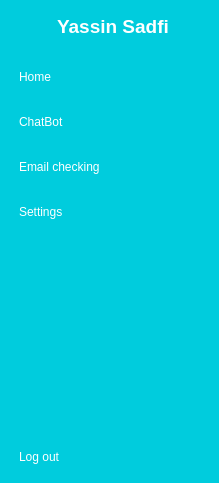
    <widget class="QWidget" name="icon_name" native="true">
     <property name="styleSheet">
      <string notr="true">QWidget{
background-color:#00CCDD;
	color: rgb(255, 255, 255);
}
QPushButton{
	color:white;
	text-align:left;
	height: 30px;
border:none;
padding-left:10px;

border-top-left-radius:10px;
border-bottom-left-radius:10px;

}
QPushButton:checked{
	
	background-color: rgb(245, 250, 254);	
	color: rgb(31, 149, 239);
	font-weight:bold;

}

</string>
     </property>
     <layout class="QVBoxLayout" name="verticalLayout_4">
      <property name="spacing">
       <number>6</number>
      </property>
      <property name="leftMargin">
       <number>9</number>
      </property>
      <property name="rightMargin">
       <number>0</number>
      </property>
      <item>
       <layout class="QHBoxLayout" name="horizontalLayout_2">
        <property name="rightMargin">
         <number>50</number>
        </property>
        <item>
         <widget class="QPushButton" name="pushButton_3">
          <property name="enabled">
           <bool>true</bool>
          </property>
          <property name="text">
           <string/>
          </property>
          <property name="icon">
           <iconset theme="applications-office" resource="imagez.qrc">
            <normaloff>:/iamgez/profile2_0_1.png</normaloff>:/iamgez/profile2_0_1.png</iconset>
          </property>
          <property name="iconSize">
           <size>
            <width>40</width>
            <height>30</height>
           </size>
          </property>
         </widget>
        </item>
        <item>
         <widget class="QLabel" name="label_3">
          <property name="font">
           <font>
            <pointsize>14</pointsize>
            <bold>true</bold>
           </font>
          </property>
          <property name="styleSheet">
           <string notr="true"/>
          </property>
          <property name="text">
           <string>Yassin Sadfi</string>
          </property>
         </widget>
        </item>
       </layout>
      </item>
      <item>
       <layout class="QVBoxLayout" name="verticalLayout_2" stretch="0,0,0,0,0,0">
        <property name="spacing">
         <number>15</number>
        </property>
        <property name="leftMargin">
         <number>0</number>
        </property>
        <property name="topMargin">
         <number>15</number>
        </property>
        <property name="rightMargin">
         <number>0</number>
        </property>
        <item>
         <widget class="QPushButton" name="homeBtn">
          <property name="text">
           <string>Home</string>
          </property>
          <property name="icon">
           <iconset resource="imagez.qrc">
            <normaloff>:/iamgez/dashboard_white.png</normaloff>
            <normalon>:/iamgez/dashboard.png</normalon>:/iamgez/dashboard_white.png</iconset>
          </property>
          <property name="checkable">
           <bool>true</bool>
          </property>
          <property name="autoExclusive">
           <bool>true</bool>
          </property>
         </widget>
        </item>
        <item>
         <widget class="QPushButton" name="chatBtn">
          <property name="text">
           <string>ChatBot</string>
          </property>
          <property name="icon">
           <iconset resource="imagez.qrc">
            <normaloff>:/iamgez/image.jpg</normaloff>
            <normalon>:/iamgez/chatbot.png</normalon>:/iamgez/image.jpg</iconset>
          </property>
          <property name="iconSize">
           <size>
            <width>30</width>
            <height>40</height>
           </size>
          </property>
          <property name="checkable">
           <bool>true</bool>
          </property>
          <property name="autoExclusive">
           <bool>true</bool>
          </property>
         </widget>
        </item>
        <item>
         <widget class="QPushButton" name="emailBtn">
          <property name="text">
           <string>Email checking</string>
          </property>
          <property name="icon">
           <iconset resource="imagez.qrc">
            <normaloff>:/iamgez/email.png</normaloff>
            <normalon>:/iamgez/email (1).png</normalon>:/iamgez/email.png</iconset>
          </property>
          <property name="iconSize">
           <size>
            <width>30</width>
            <height>25</height>
           </size>
          </property>
          <property name="checkable">
           <bool>true</bool>
          </property>
          <property name="autoExclusive">
           <bool>true</bool>
          </property>
         </widget>
        </item>
        <item>
         <widget class="QPushButton" name="pushButton_9">
          <property name="text">
           <string>Settings</string>
          </property>
          <property name="icon">
           <iconset resource="imagez.qrc">
            <normaloff>:/iamgez/settings_white.png</normaloff>
            <normalon>:/iamgez/settings.png</normalon>:/iamgez/settings_white.png</iconset>
          </property>
          <property name="checkable">
           <bool>true</bool>
          </property>
          <property name="autoExclusive">
           <bool>true</bool>
          </property>
         </widget>
        </item>
        <item>
         <spacer name="verticalSpacer_5">
          <property name="orientation">
           <enum>Qt::Vertical</enum>
          </property>
          <property name="sizeType">
           <enum>QSizePolicy::Preferred</enum>
          </property>
          <property name="sizeHint" stdset="0">
           <size>
            <width>20</width>
            <height>200</height>
           </size>
          </property>
         </spacer>
        </item>
        <item>
         <widget class="QPushButton" name="pushButton_10">
          <property name="text">
           <string>Log out</string>
          </property>
          <property name="icon">
           <iconset resource="imagez.qrc">
            <normaloff>:/iamgez/log_out_white.png</normaloff>:/iamgez/log_out_white.png</iconset>
          </property>
          <property name="checkable">
           <bool>true</bool>
          </property>
          <property name="autoExclusive">
           <bool>true</bool>
          </property>
         </widget>
        </item>
       </layout>
      </item>
     </layout>
    </widget>
